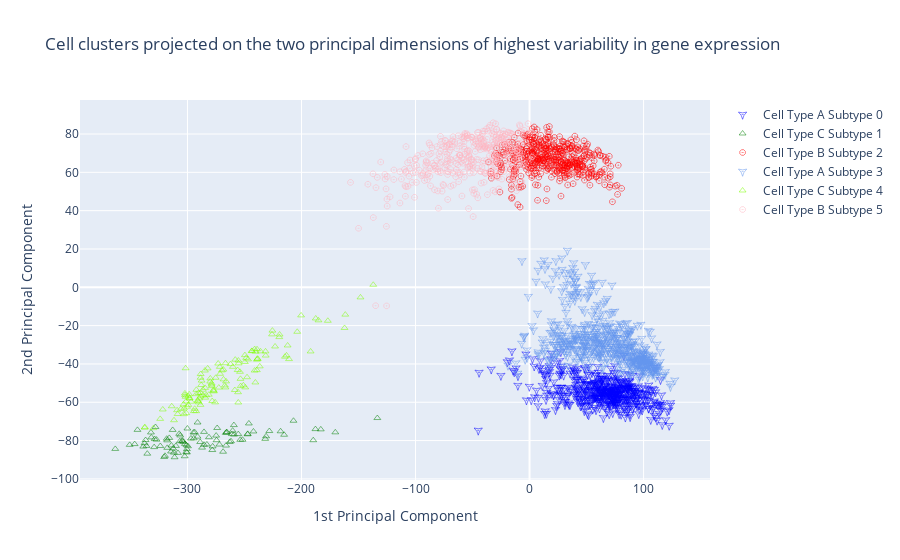

Here is the notebook cell this chart was saved with:
### Code cell
fig = go.Figure()
symbol_types = [
    "star-triangle-down-open-dot",
    "octagon-open-dot",
    "triangle-up-open"

]
color_subtypes = [
    "blue",
      "green",
    "red",
    "cornflowerblue",
     "chartreuse",
      "lightpink",
    "cyan",
   
   
  

]
marker_dict = {
    "opacity":0.5
}
# for i, group in frame_multi_cluster.groupby(by=[
#     "main_cell_type",
# ]):
    # marker_dict["symbol"] = symbol_types[i[0]]
for j, sub_group in frame_multi_cluster.groupby(by=[
    "cell_sub_type"
]):
    
    marker_dict['color'] = color_subtypes[j[0]]
    if j[0] in {0, 3}:
        marker_dict['symbol'] = symbol_types[0]
        name_str = "Cell Type A"
    elif j[0] in {2, 5}:
        marker_dict['symbol'] = symbol_types[1]
        name_str = "Cell Type B"
    else:
        marker_dict['symbol'] = symbol_types[2]
        name_str = "Cell Type C"
    # print(marker_dict)
    fig.add_traces(
        go.Scatter(
            x=sub_group.pc_1,
            y=sub_group.pc_2,
            mode="markers",
            name = name_str + f" Subtype {j[0]}",
            marker=marker_dict
        )
    )
fig.update_layout(
    title_text = "Cell clusters projected on the two principal dimensions of highest variability in gene expression"
)
fig.update_xaxes(title_text="1st Principal Component")
fig.update_yaxes(title_text="2nd Principal Component")
fig.show()

### Figure 1 — Plotly figure (JSON) as saved in the notebook; plotly's stock layout.template omitted (floating-point values rounded to 4 significant figures; data arrays with more than 128 entries replaced by an {"elided": "..."} marker saying what was removed)
{"data": [{"marker": {"color": "blue", "opacity": 0.5, "symbol": "star-triangle-down-open-dot"}, "mode": "markers", "name": "Cell Type A Subtype 0", "type": "scatter", "x": {"elided": "510 float values"}, "y": {"elided": "510 float values"}}, {"marker": {"color": "green", "opacity": 0.5, "symbol": "triangle-up-open"}, "mode": "markers", "name": "Cell Type C Subtype 1", "type": "scatter", "x": [-320.4, -317.7, -268.8, -302.4, -300.5, -272.0, -278.2, -300.9, -274.5, -274.8, -319.7, -311.9, -311.3, -314.4, -301.1, -287.2, -308.3, -285.5, -246.2, -215.2, -338.8, -328.1, -300.5, -299.5, -265.6, -253.7, -312.6, -302.2, -329.2, -296.9, -310.1, -314.1, -304.6, -259.3, -283.0, -218.3, -189.7, -304.6, -328.8, -242.1, -315.9, -313.0, -323.8, -247.3, -251.7, -231.0, -262.9, -294.7, -277.9, -261.8, -281.2, -183.1, -133.5, -266.2, -266.4, -231.8, -187.8, -285.5, -247.2, -259.2, -260.4, -343.8, -265.5, -291.1, -318.2, -294.4, -288.8, -317.8, -255.4, -306.7, -293.6, -261.1, -170.3, -207.0, -306.4, -228.2, -327.1, -335.9, -332.0, -273.9, -303.5, -307.2, -300.1, -335.2, -350.7, -337.7, -363.3, -336.7, -346.3, -331.7, -291.2], "y": [-88.58, -83.78, -85.82, -88.17, -86.21, -82.07, -84.93, -82.4, -79.8, -77.39, -87.94, -86.28, -88.7, -85.69, -85.89, -83.67, -86.44, -82.18, -71.06, -76.95, -83.13, -72.91, -84.47, -82.95, -75.76, -79.58, -84.12, -81.74, -83.41, -78.9, -82.78, -82.53, -79.98, -71.9, -82.03, -75.15, -79.79, -80.4, -79.19, -75.24, -78.6, -74.45, -82.82, -76.72, -79.56, -77.74, -80.71, -75.79, -83.04, -80.34, -78.23, -74.14, -68.23, -82.59, -75.99, -79.11, -74.02, -75.47, -76.5, -76.86, -74.81, -74.42, -75.57, -70.57, -79.03, -78.84, -80.75, -79.87, -76.61, -80.3, -75.62, -76.59, -75.69, -69.65, -77.31, -75.01, -79.49, -82.79, -75.75, -73.43, -80.64, -76.48, -73.69, -86.84, -82.24, -81.39, -84.35, -79.72, -81.82, -78.33, -77.95]}, {"marker": {"color": "red", "opacity": 0.5, "symbol": "octagon-open-dot"}, "mode": "markers", "name": "Cell Type B Subtype 2", "type": "scatter", "x": {"elided": "484 float values"}, "y": {"elided": "484 float values"}}, {"marker": {"color": "cornflowerblue", "opacity": 0.5, "symbol": "star-triangle-down-open-dot"}, "mode": "markers", "name": "Cell Type A Subtype 3", "type": "scatter", "x": {"elided": "581 float values"}, "y": {"elided": "581 float values"}}, {"marker": {"color": "chartreuse", "opacity": 0.5, "symbol": "triangle-up-open"}, "mode": "markers", "name": "Cell Type C Subtype 4", "type": "scatter", "x": [-176.9, -192.0, -161.6, -214.5, -212.2, -239.2, -185.1, -162.2, -249.6, -225.5, -278.8, -203.7, -219.5, -187.5, -225.8, -271.6, -298.0, -246.8, -148.3, -301.6, -255.3, -200.3, -241.0, -137.1, -219.2, -240.5, -247.7, -275.2, -288.5, -266.1, -272.5, -276.8, -236.6, -241.1, -231.4, -268.4, -213.1, -273.1, -210.9, -266.7, -288.4, -235.9, -280.1, -260.1, -298.3, -256.0, -269.7, -249.7, -231.5, -239.0, -262.3, -287.6, -238.4, -292.2, -268.5, -255.1, -280.0, -258.1, -282.3, -239.1, -243.5, -223.2, -238.6, -243.6, -248.5, -240.3, -302.1, -267.2, -253.9, -296.8, -323.9, -255.6, -290.8, -288.5, -289.7, -266.7, -284.5, -284.4, -288.5, -288.6, -290.9, -308.6, -303.5, -311.8, -309.1, -305.7, -281.3, -283.6, -301.1, -278.8, -286.2, -278.6, -290.3, -300.3, -287.9, -321.6, -337.3, -313.8, -337.6, -292.3, -290.1, -302.2, -301.7, -298.5, -301.2, -255.4, -278.3, -249.3, -250.9, -302.9, -299.2, -294.3, -258.5, -284.7, -277.1, -275.7, -293.7, -271.4, -292.4, -303.0, -253.3, -253.5, -329.8, -299.3, -277.3, -286.5], "y": [-17.48, -33.47, -14.27, -36.22, -30.36, -43.24, -17.23, -21.23, -35.39, -22.6, -50.14, -23.23, -25.99, -16.27, -24.58, -41.51, -57.79, -37.61, -5.269, -42.25, -38.24, -14.66, -32.25, 1.318, -24.65, -49.67, -46.92, -47.22, -47.18, -49.09, -52.34, -54.31, -41.27, -43.44, -35.63, -48.05, -35.54, -39.79, -37.46, -39.61, -45.27, -33.44, -49.19, -41.5, -58.08, -43.18, -43.38, -38.98, -33.45, -32.34, -40.06, -48.69, -37.39, -53.5, -42.95, -39.68, -47.56, -37.76, -42.33, -37.77, -33.31, -30.89, -37.26, -33.2, -36.82, -33.61, -56.22, -51.23, -44.09, -59.69, -68.68, -54.75, -59.45, -55.12, -58.02, -52.25, -52.49, -57.6, -56.92, -61.35, -59.05, -66.13, -61.11, -69.37, -64.15, -63.44, -56.05, -56.34, -65.66, -50.81, -56.37, -51.57, -55.18, -62.32, -50.99, -63.77, -73.04, -62.08, -73.2, -55.77, -60.05, -55.38, -57.14, -55.83, -59.56, -60.12, -59.35, -52.23, -51.15, -63.18, -61.37, -64.61, -53.6, -43.43, -53.53, -60.04, -63.38, -45.15, -64.64, -66.21, -51.55, -47.78, -73.51, -56.73, -54.03, -53.46]}, {"marker": {"color": "lightpink", "opacity": 0.5, "symbol": "octagon-open-dot"}, "mode": "markers", "name": "Cell Type B Subtype 5", "type": "scatter", "x": {"elided": "377 float values"}, "y": {"elided": "377 float values"}}], "layout": {"title": {"text": "Cell clusters projected on the two principal dimensions of highest variability in gene expression"}, "xaxis": {"title": {"text": "1st Principal Component"}}, "yaxis": {"title": {"text": "2nd Principal Component"}}}}
